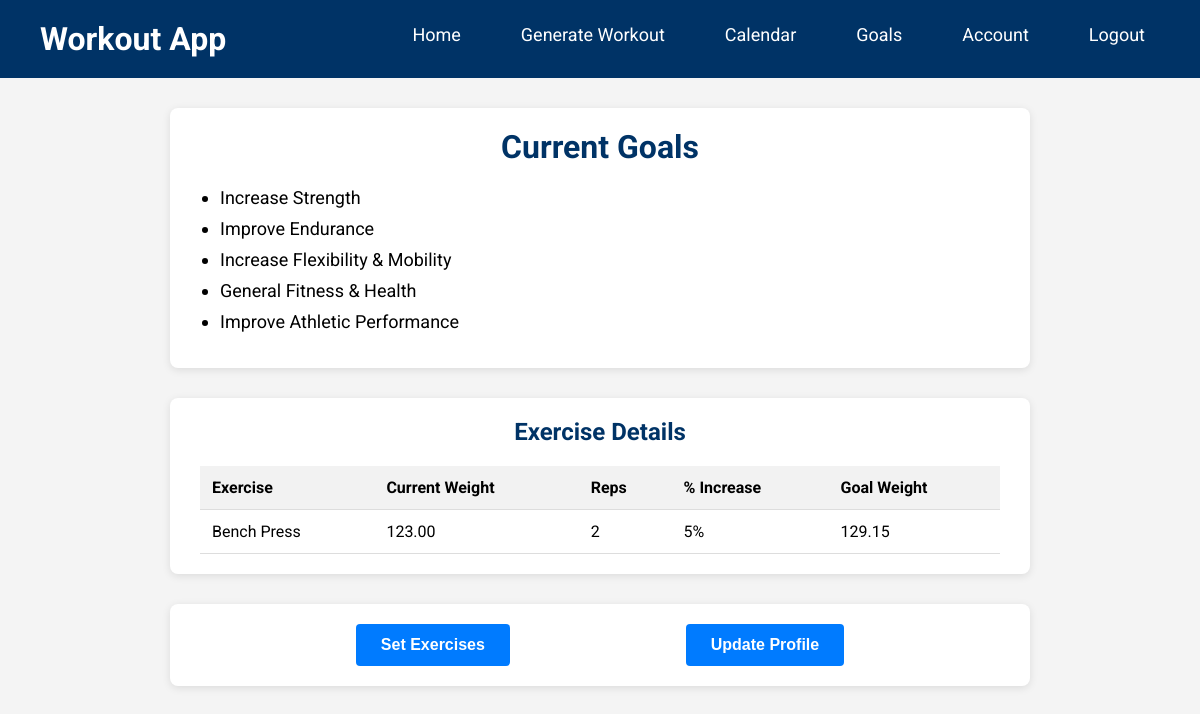
Before: /goals/ (signed in) with the older database file.
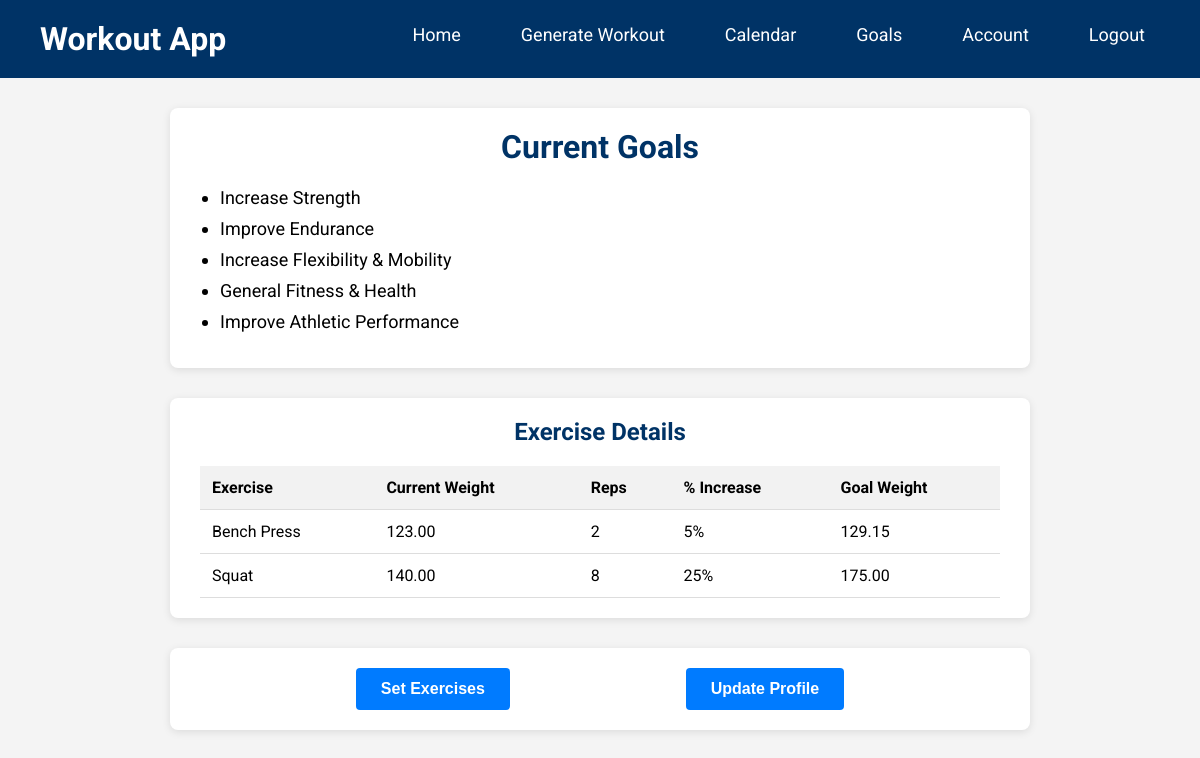
After: the same page with the newer database file.
### accounts/models.py (models this page shows)
class Goal(models.Model):
    name = models.CharField(max_length=100)
    description = models.TextField()
    def __str__(self):
        return self.name

### goals/models.py (models this page shows, shortened)
class UserExercise(models.Model):
    user = models.ForeignKey(settings.AUTH_USER_MODEL, on_delete=models.CASCADE)
    exercise = models.ForeignKey(Exercise, on_delete=models.CASCADE)
    current_weight = models.DecimalField(max_digits=6, decimal_places=2)
    reps = models.PositiveIntegerField()
    percent_increase = models.IntegerField(choices=PERCENT_CHOICES, default=0)
    start_date = models.DateField(default=now)  # When recurrence starts
    end_date = models.DateField(null=True, blank=True)  # Optional end date
    recurring_day = models.IntegerField(choices=RECURRENCE_CHOICES, default=0)  # Default to Monday
    @property
    def goal_weight(self):
        return self.current_weight * (Decimal('1') + Decimal(self.percent_increase) / Decimal('100'))

class Exercise(models.Model):
    name = models.CharField(max_length=100, unique=True)
    slug = models.SlugField(unique=True)

### goals/views.py (the view)
# urls.py: path('', goals, name='goals'),  # New goals page, e.g., at /goals/
@login_required
def goals(request):
    if request.user.is_authenticated:
        try:
            user_profile = request.user.userprofile
            user_goals = user_profile.goals.all()
            print("Goals found:", user_goals.count())
        except UserProfile.DoesNotExist:
            print("UserProfile does not exist for:", request.user)
            user_goals = []
    else:
        user_goals = []
    user_exercises = UserExercise.objects.filter(user=request.user)
    context = {
        'user_goals': user_goals,
        'exercises': user_exercises,
    }
    return render(request, 'goals/goals.html', context)

### home/context_processors.py (called while the page is built)
def base_url(request):
    return {
        'base_url': f"{request.scheme}://{request.get_host()}/proxy/8000/"
    }

### goals/templates/goals/goals.html (shortened to what this page needs)
<!DOCTYPE html>
<html lang="en">
<head>
</head>
<body>
  <header>
    <a class="logo" href="{% url 'home' %}">Workout App</a>
    <nav>
      <ul>
        <li><a href="{% url 'home' %}">Home</a></li>
        {% if user.is_authenticated %}
          <li><a href="{{ base_url }}#generate">Generate Workout</a></li>
          <li><a href="{% url 'calendar' %}">Calendar</a></li>
          <li><a href="{% url 'goals:goals' %}">Goals</a></li>
          <li><a href="{% url 'user_data' %}">Account</a></li>
          <li><a href="{% url 'logout' %}">Logout</a></li>
        {% else %}
          <li><a href="{% url 'login' %}">Login</a></li>
        {% endif %}
      </ul>
    </nav>
  </header>
  <div class="container">
    <div class="main-section">
      <h1>Current Goals</h1>
      {% if user_goals %}
        <ul>
          {% for goal in user_goals %}
            <li>{{ goal }}</li>
          {% endfor %}
        </ul>
      {% else %}
        <p>You have not set any goals yet.</p>
      {% endif %}
    </div>
    <div class="main-section">
      {% if exercises %}
        <h2>Exercise Details</h2>
        <table>
          <thead>
            <tr>
              <th>Exercise</th>
              <th>Current Weight</th>
              <th>Reps</th>
              <th>% Increase</th>
              <th>Goal Weight</th>
            </tr>
          </thead>
          <tbody>
            {% for entry in exercises %}
              <tr>
                <td>{{ entry.exercise.name }}</td>
                <td>{{ entry.current_weight }}</td>
                <td>{{ entry.reps }}</td>
                <td>{{ entry.percent_increase }}%</td>
                <td>{{ entry.goal_weight|floatformat:2 }}</td>
              </tr>
            {% endfor %}
          </tbody>
        </table>
      {% endif %}
    </div>
    <div class="main-section button-group">
      <a href="{% url 'goals:set_exercises' %}">
        <button type="button">Set Exercises</button>
      </a>
      <a href="{% url 'update_profile' %}">
        <button type="button">Update Profile</button>
      </a>
    </div>
  </div>
</body>
</html>

Changed rows visible on the page:
added UserExercise: exercise.name "Squat", current_weight "140.00", reps "8", percent_increase "25", goal_weight "175.00"
